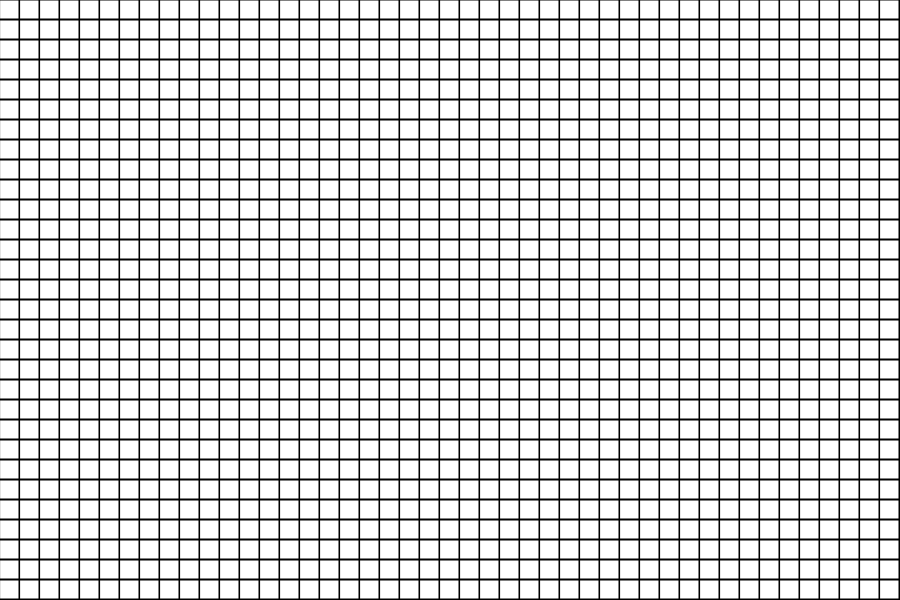
Frame 1 (no input)
Frame 60 (no input): identical to frame 1, image omitted
Frame 120 (the mouse pressed at the canvas centre since frame 60): identical to frame 1, image omitted

The p5.js sketch that drew this single still picture (run headless with seeded random() and noise() and a simulated clock; from frame 60 on, the mouse is pressed at the canvas centre):

// p5.js sketch
// ── sketch.js
var rows = 30;
var cols = 45;

var grid = new Array(rows);

var unchecked = [];
var checked = [];
var start;
var end;
var g_w;
var g_h;

function Spot(i, j){
    this.x = j;
    this.y = i;

    this.f = 0;
    this.g = 0;
    this.h = 0;

    this.show = function(){
        fill(255);
        stroke(0);
        rect(this.x * g_w, this.y * g_h, g_w-1, g_h-1);
    }
}


function setup(){
    createCanvas(900, 600);
    console.log("A*");

    g_w = width / cols;
    g_h = height / rows;

    for (var i = 0; i < rows; i++){
        grid[i] = new Array(cols);
    }

    for (var i = 0; i < rows; i++){
        for (var j = 0; j < cols; j++){
            grid[i][j] = new Spot(i, j);
        }
    }


    start = grid[0][0];
    end = grid[rows-1][cols-1];

    unchecked.push(start);

    console.log(grid);
}

function draw(){

    if(unchecked.length > 0){

    }
    else{

    }

    background(0);

    for (var i = 0; i < rows; i++){
        for (var j = 0; j < cols; j++){
            grid[i][j].show();
        }
    }
}
